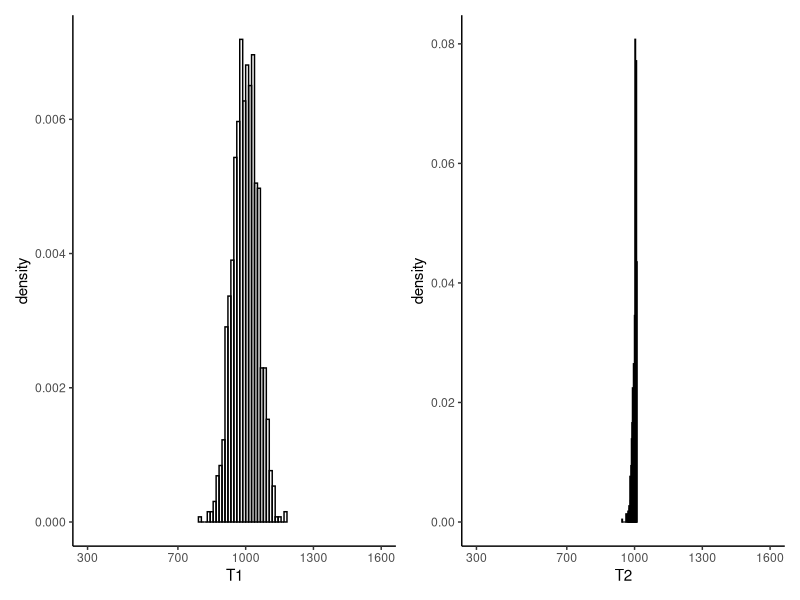

Reproduce this figure in R.
library(tidyverse)
library(patchwork)
set.seed(432354675)
# Functions to compute the estimators
T1 <- function(x) 2 * mean(x) - 1
T2 <- function(x) ( (length(x) + 1)/length(x) ) * max(x) - 1

# Now, simulate in order to assess their bias.
# This goes as follows (try this yourself before looking):
# - Choose a true value of N, the parameter to be estimated
# - Draw a sample of size n from 1:N without replacement
# - Compute T1 and T2
# - Repeat this M times, and compare the average of T1 and T2 to N.
N <- 1000
n <- 100
M <- 1000 # One million simulations
# Run the simulations. Use the sample.int() function to generate from a DISCRETE
# uniform distribution
thesimulations <- list(
  T1 = numeric(M),
  T2 = numeric(M),
  T3 = numeric(M)
)
for (i in 1:M) {
  # Do the simulation
  # Sample from a discrete uniform (?sample.int):
  thesample <- sample.int(N,n,replace = FALSE)
  # Record the values of the two estimators:
  thesimulations$T1[i] <- T1(thesample)
  thesimulations$T2[i] <- T2(thesample)
}

# Evaluate the bias of T1 and T2:
mean(thesimulations$T1) - N

mean(thesimulations$T2) - N


# Recreate the plots in Figure 20.1:
leftplot <- tibble(T1 = thesimulations$T1) %>%
  ggplot(aes(x = T1)) +
  theme_classic() + 
  geom_histogram(aes(y = ..density..),bins = 30,colour = "black",fill = "transparent") +
  scale_x_continuous(breaks = c(300,700,1000,1300,1600)) +
  coord_cartesian(xlim = c(300,1600))

rightplot <- tibble(T2 = thesimulations$T2) %>%
  ggplot(aes(x = T2)) +
  theme_classic() + 
  geom_histogram(aes(y = ..density..),bins = 30,colour = "black",fill = "transparent") +
  scale_x_continuous(breaks = c(300,700,1000,1300,1600)) +
  coord_cartesian(xlim = c(300,1600))

leftplot | rightplot


var(thesimulations$T1)

var(thesimulations$T2)



T3 <- function(x) max(x)
mse <- function(x) var(x) + (mean(x) - N)^2

thesimulations$T3 <- numeric(M)
for (i in 1:M) {
  thesample <- sample.int(N,n)
  thesimulations$T3[i] <- T3(thesample)
}

mean(thesimulations$T1) - N
mean(thesimulations$T2) - N
mean(thesimulations$T3) - N

var(thesimulations$T1)
var(thesimulations$T2)
var(thesimulations$T3)


mse(thesimulations$T1)
mse(thesimulations$T2)
mse(thesimulations$T3)
